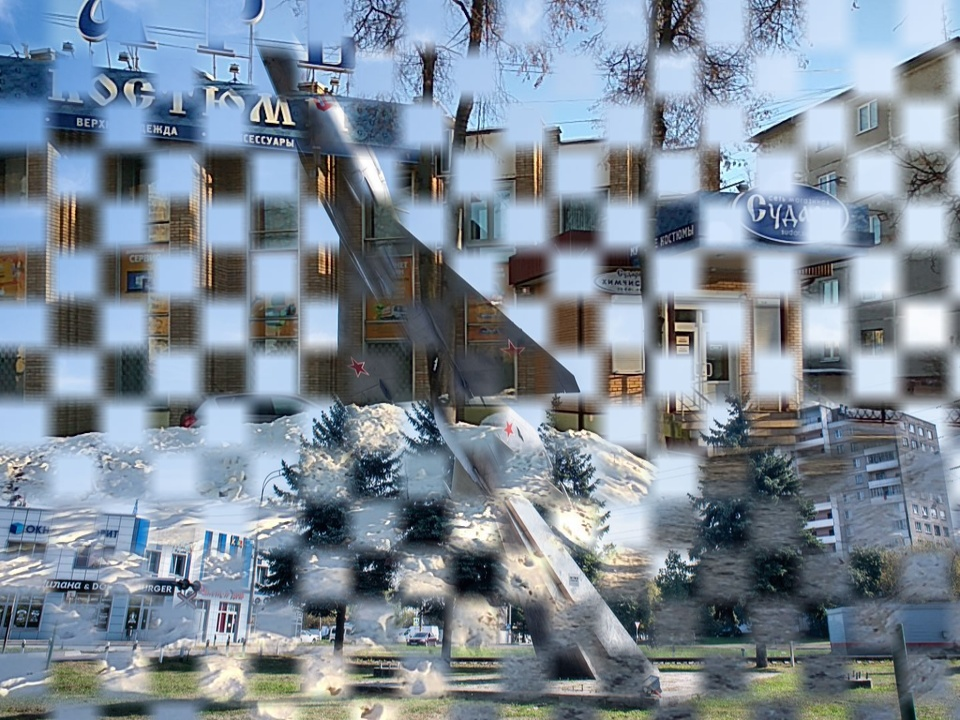
#> input picture Pictures/noisy_chess.jpg, 960 x 720 px, given in place of download.jpeg, which was not available
$ python Augmentation.py
#> lines starting #> are read from the running program, lines starting #| are printed output that depends on the picture; after the words box and inside, x2 and y2 are one past the last pixel; in counts of white or black regions, pixels touching at a corner belong together; pictures that were not available may be replaced by others from this repository, and a replacement may not be noted
### Load_Image.py
import cv2
import numpy as np

class ImageLoad:

    def __init__(self):
        self.image_array = None
        self.info = {}
        self.color_type = None

    def load(self, file):
        try:
            self.image_array = cv2.imread(file, cv2.IMREAD_COLOR)

            if self.image_array is None:
                raise ValueError("Не удалось загрузить изображение: {file}")

            self.image_info = {
                'filepath': file,
                'shape': self.image_array.shape,
                'dtype': self.image_array.dtype,
                'height': self.image_array.shape[0],
                'width': self.image_array.shape[1],
                'channels': self.image_array.shape[2] if len(self.image_array.shape) > 2 else 1,
                'size_kb': self.image_array.nbytes / 1024
            }

            self.color_type = self.detected_color()

            print("Загруженно")
            return self.image_array

        except Exception as ex:
            print(ex)
            print(f'Ошибка при загрузки файла: {file}')
            return None

    # [7 lines left out: function save_image, not called in this run]

    def detected_color(self):

        if self.image_array is None:
            return "no_image"

        if len(self.image_array.shape) == 2:
            channels = 1
        else:
            channels = self.image_array.shape[2]

        if channels == 1:
            unique_values = np.unique(self.image_array)

            if len(unique_values) == 2:
                ratio = unique_values.max() / max(unique_values.min(), 1)
                if ratio > 10 or (unique_values.max() == 255 and unique_values.min() == 0):
                    return "monochrome"

            if len(unique_values) > 2:
                middle_values = unique_values[(unique_values > 50) & (unique_values < 200)]
                if len(middle_values) > 0:
                    return "grayscale"

            return "grayscale"

        elif channels == 3:
            return "color"

### Augmentation.py
from Load_Image import ImageLoad
from typing import Callable
import cv2
import numpy as np
from enum import Enum

class GeometricFilterType(Enum):
    WAVE = "wave"
    SWIRL = "swirl"

class ImageNoiser:
    def __init__(self, image_loader: Callable = None):
        self.image_loader = image_loader
        self.original_array = None
        self.noisy_image = None
        self.noise_params = {}

        if image_loader is not None and image_loader.image_array is not None:
            self.original_array = image_loader.image_array.copy()

    def add_gaussian_noise(self, mean=0, sigma=25):

        """
        Добавляет гауссов шум
        mean: среднее значение шума
        sigma:  среднее квадратичное отклонение
        """

        if self.original_array is None:
            raise ValueError("Сначала загрузите изображение") from None

        noise = np.random.normal(mean, sigma, self.original_array.shape)

        noisy = self.original_array.astype(np.float32) + noise
        noisy = np.clip(noisy, 0, 255).astype(np.uint8)

        self.noisy_image = noisy
        self.noise_params['gaussian'] = {'mean': mean, 'sigma': sigma}

        print(f"Добавлен гауссов шум (Среднее отклонение = {sigma})")

        return noisy


    def add_salt_pepper_noise(self, salt_prob=0.01, pepper_prob=0.01, salt_value=255, pepper_value=0):
        if self.original_array is None:
            raise ValueError("Сначала загрузите изображение через set_image()")

        noisy = self.original_array.copy()

        random_mask = np.random.random(noisy.shape[:2])

        is_color = len(noisy.shape) == 3
        channels = noisy.shape[2] if is_color else 1

        # Добавляем "соль"
        salt_mask = random_mask < salt_prob
        if is_color:
            noisy[salt_mask] = [salt_value] * channels
        else:
            noisy[salt_mask] = salt_value

        # Добавляем "перец"
        pepper_mask = (random_mask >= 1 - pepper_prob) & (~salt_mask)
        if is_color:
            noisy[pepper_mask] = [pepper_value] * channels
        else:
            noisy[pepper_mask] = pepper_value

        self.noisy_image = noisy
        self.noise_params['salt_pepper'] = {
            'salt_prob': salt_prob,
            'pepper_prob': pepper_prob,
            'salt_value': salt_value,
            'pepper_value': pepper_value
        }

        total_pixels = noisy.shape[0] * noisy.shape[1]
        salt_count = np.sum(salt_mask)
        pepper_count = np.sum(pepper_mask)

        print(f"Добавлен шум соль/перец:")
        print(f"  - Соль: {salt_count} пикселей ({salt_count/total_pixels*100:.3f}%)")
        print(f"  - Перец: {pepper_count} пикселей ({pepper_count/total_pixels*100:.3f}%)")

        return noisy

    def add_geometric_filter(self, filter_type=GeometricFilterType.WAVE, intensity=0.5, center=None, **kwargs):
        if self.original_array is None:
            raise ValueError("Сначала загрузите изображение")

        height, width = self.original_array.shape[:2]

        # Центр искажения по умолчанию
        if center is None:
            center = (width // 2, height // 2)

        x = np.arange(width)
        y = np.arange(height)
        xv, yv = np.meshgrid(x, y)

        # Начальные координаты
        x_map = xv.astype(np.float32)
        y_map = yv.astype(np.float32)

        if filter_type == GeometricFilterType.WAVE:
            amplitude = intensity * 5
            frequency = kwargs.get('frequency', 0.1)
            direction = kwargs.get('direction', 'horizontal')

            if direction == 'horizontal':
                x_map = xv + amplitude * np.sin(2 * np.pi * yv * frequency)
            else:
                y_map = yv + amplitude * np.sin(2 * np.pi * xv * frequency)

        elif filter_type == GeometricFilterType.SWIRL:
            strength = intensity * 5
            radius = kwargs.get('radius', min(width, height) * 0.8)

            dx = xv - center[0]
            dy = yv - center[1]
            r = np.sqrt(dx**2 + dy**2)
            theta = np.arctan2(dy, dx)

            swirl = strength * (1 - r / radius)
            swirl[r > radius] = 0

            x_map = center[0] + r * np.cos(theta + swirl)
            y_map = center[1] + r * np.sin(theta + swirl)

        x_map = np.clip(x_map, 0, width - 1)
        y_map = np.clip(y_map, 0, height - 1)

        result = cv2.remap(self.original_array, x_map.astype(np.float32), y_map.astype(np.float32), cv2.INTER_LINEAR)

        self.noisy_image = result
        return self.noisy_image

    def add_wave_filter(self, intensity=1, direction='horizontal', frequency=0.1):
        return self.add_geometric_filter(
            GeometricFilterType.WAVE,
            intensity=intensity,
            direction=direction,
            frequency=frequency
        )

    # [50 lines left out: functions add_swirl_filter, create_chessboard_blend, not called in this run]

    def save_noisy(self, filename):
        if self.noisy_image is not None:
            cv2.imwrite(filename, self.noisy_image)
            print(f"Зашумленное изображение сохранено: {filename}")
        else:
            print("Нет зашумленного изображения для сохранения")

if __name__ == "__main__":

    loader = ImageLoad()
    test_img = np.random.randint(0, 255, (300, 400, 3), dtype=np.uint8)
    cv2.imwrite("test.jpg", test_img)
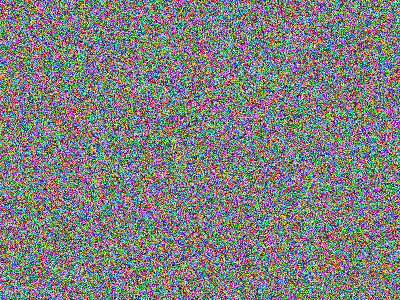
#> saved as test.jpg: shape (300, 400, 3); mean B, G, R 126.6, 127.4, 126.6

    loader.load("download.jpeg")
#> in load, self.image_array is the input picture: shape (720, 960, 3); mean B, G, R 151.2, 138.2, 125.3
    noiser = ImageNoiser(loader)

    print("\n")
    noisy_gauss = noiser.add_gaussian_noise(sigma=68)
#> in add_gaussian_noise, `noisy = self.original_array.astype(np.float32) + noise`:
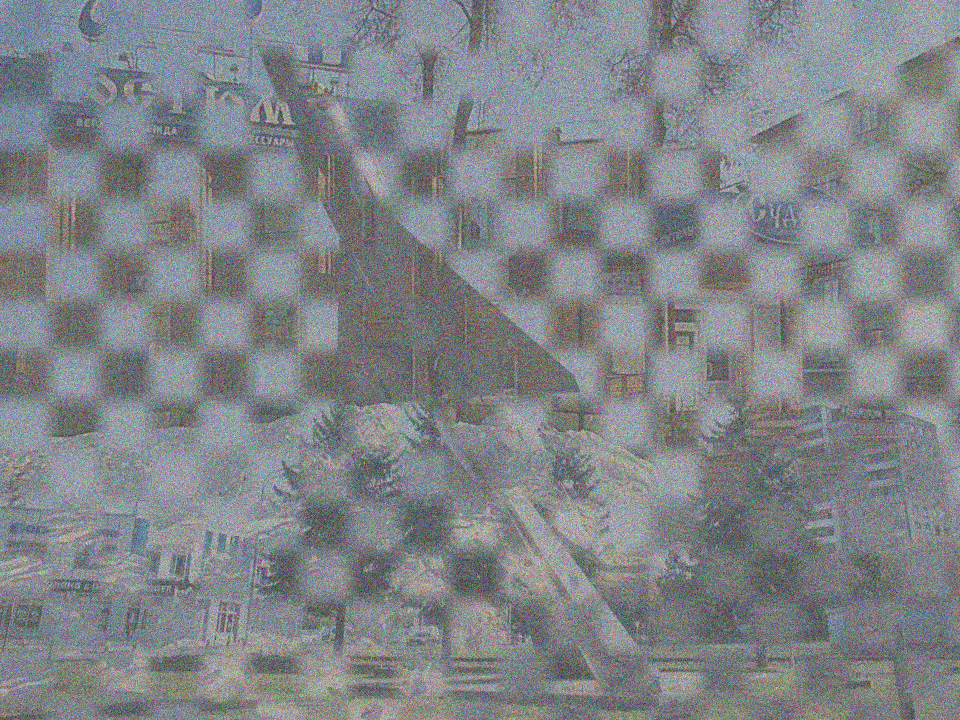
#> noisy: shape (720, 960, 3) float64; mean B, G, R 151.2, 138.2, 125.3; drawn with min black and max white
#> in add_gaussian_noise, `noisy = np.clip(noisy, 0, 255).astype(np.uint8)`:
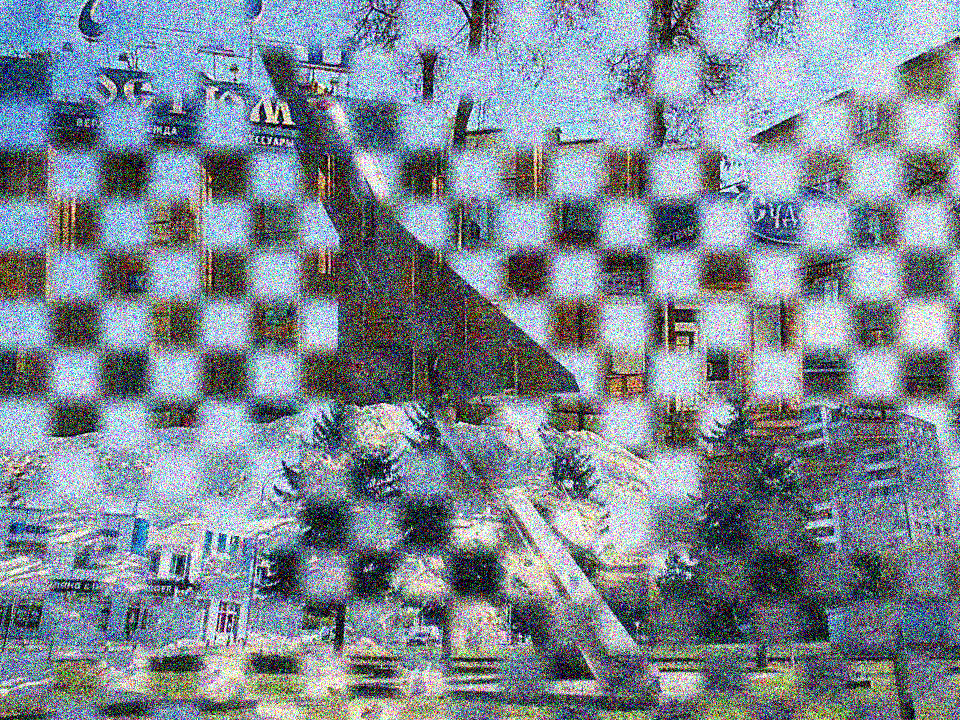
#> noisy: shape (720, 960, 3); mean B, G, R 146.6, 136.4, 125.4

    noiser.save_noisy("Pictures/noisy_gauss.jpg")

    print("\n")
    noisy_sp = noiser.add_salt_pepper_noise(salt_prob=0.2, pepper_prob=0.2)
#> in add_salt_pepper_noise, `noisy[salt_mask] = [salt_value] * channels`:
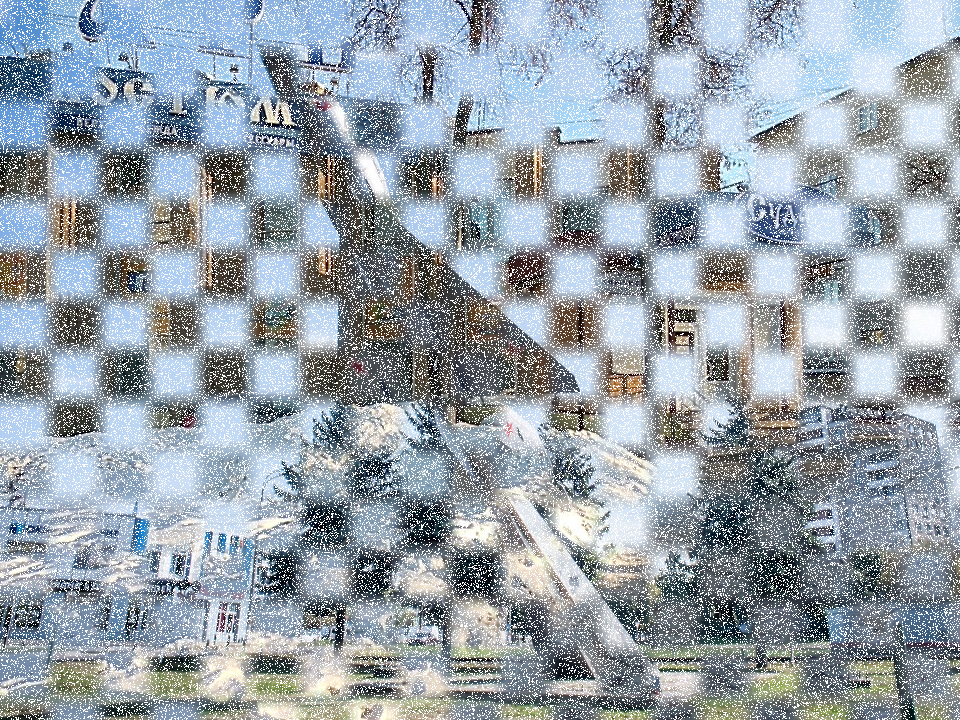
#> noisy: shape (720, 960, 3); mean B, G, R 171.9, 161.6, 151.2
#> in add_salt_pepper_noise, `noisy[pepper_mask] = [pepper_value] * channels`:
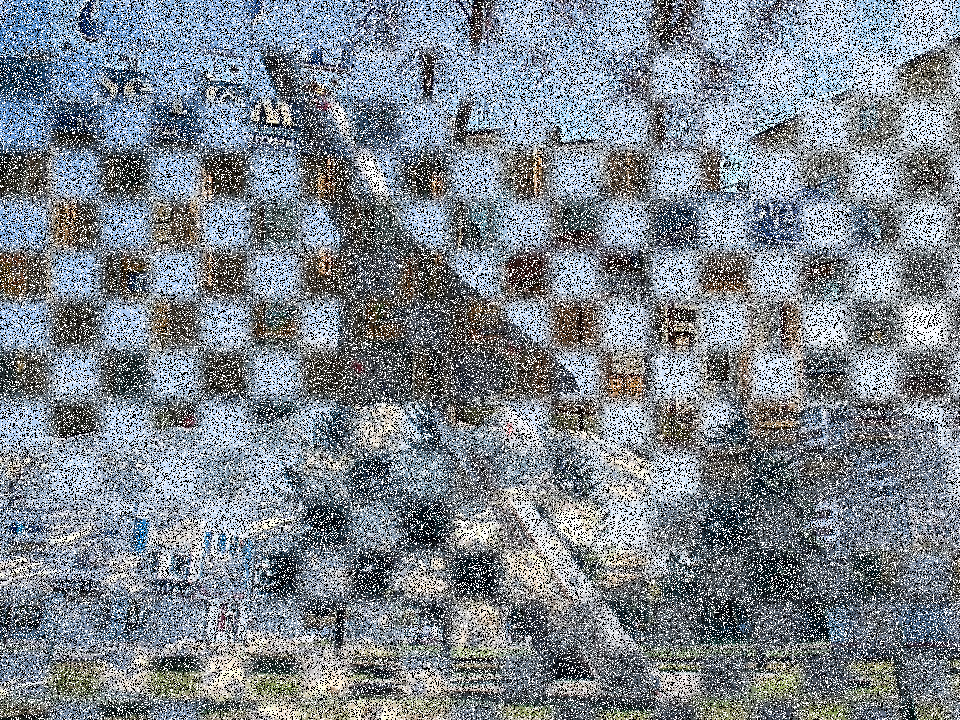
#> noisy: shape (720, 960, 3); 19.89% of pixels changed, all inside (x1, y1, x2, y2) = (0, 0, 960, 720)
#|   - Соль: 138374 пикселей (20.019%)
#|   - Перец: 137479 пикселей (19.890%)

    noiser.save_noisy("Pictures/noisy_salt_pepper.jpg")

    print("\n")
    noiser.add_wave_filter()
#> in add_geometric_filter, `result = cv2.remap(self.original_array, x_map.astype(np.float32), y_ma..`:
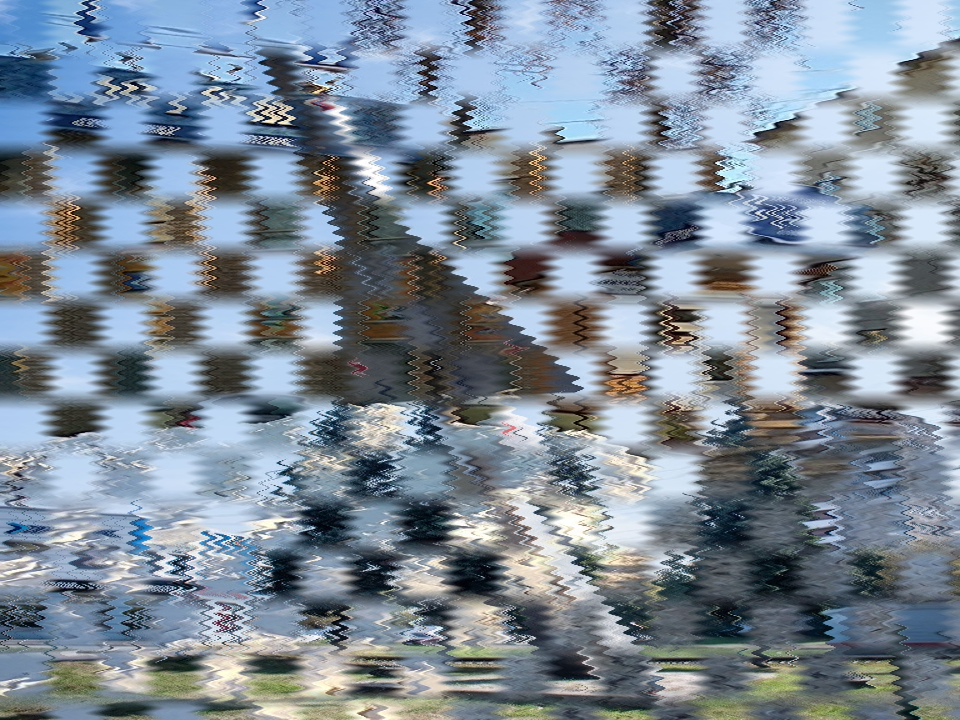
#> result: shape (720, 960, 3); mean B, G, R 151.2, 138.2, 125.3

    noiser.save_noisy("Pictures/noisy.geometric.jpg")
